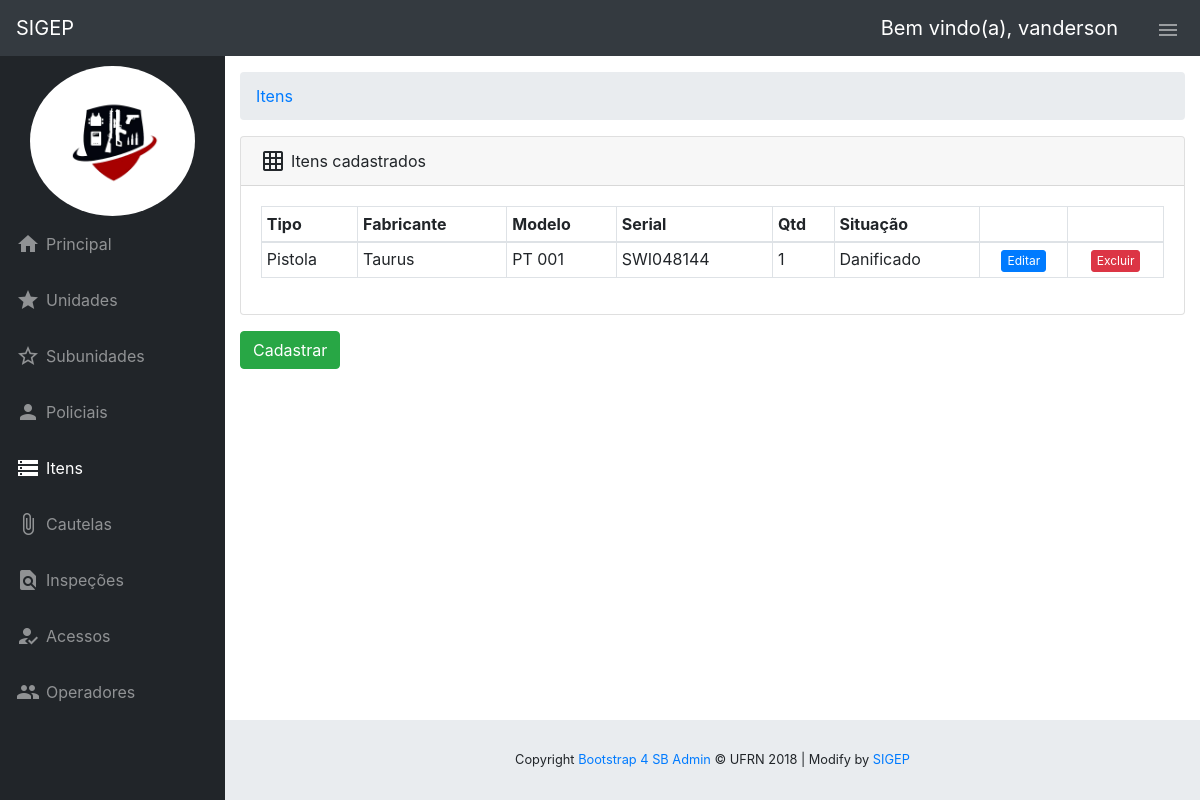
Page /view/ItemView.php (signed in) on the committed database.
### tables this page shows
CREATE TABLE IF NOT EXISTS `item` (
  `id` bigint(20) NOT NULL AUTO_INCREMENT,
  `serial` varchar(30) NOT NULL,
  `modelo` varchar(50) NOT NULL,
  `estoque` int(11) NOT NULL,
  `estoque_danificado` int(11) NOT NULL DEFAULT '0',
  `situacao` varchar(30) NOT NULL DEFAULT '''Operacional''' COMMENT '''Operacional, Danificado, Manutenção, Justiça''',
  `validade` date DEFAULT NULL,
  `observacoes` varchar(150) DEFAULT NULL,
  `id_subunidade` int(11) DEFAULT NULL,
  `id_tipo_item` int(11) DEFAULT NULL,
  `id_fabricante` int(11) DEFAULT NULL,
  PRIMARY KEY (`id`),
  UNIQUE KEY `serial` (`serial`)

);

CREATE TABLE IF NOT EXISTS `tipo_item` (
  `id` int(11) NOT NULL AUTO_INCREMENT,
  `descricao` varchar(30) NOT NULL,
  PRIMARY KEY (`id`)
);

CREATE TABLE IF NOT EXISTS `fabricante` (
  `id` int(11) NOT NULL AUTO_INCREMENT,
  `descricao` varchar(30) NOT NULL,
  PRIMARY KEY (`id`)
);

### DAO/Conexao.php (called while the page is built, shortened)
<?php
class conexao {
    public function conecta() {
        $host = "localhost";
        $user = "root";
        $pass = "";
        $dtbs = "sigep";
        $port = "3306";
        $conn = new mysqli($host, $user, $pass, $dtbs, $port);
        $conn->set_charset("utf8");
        return $conn;
    }
}

### controller/ItemController.php (called while the page is built, shortened)
<?php
include_once '../DAO/ItemDao.php';
include_once '../DAO/Conexao.php';
class ItemController {
    public function listaItem() {
        $conexao = new conexao();
        $itemDao = new ItemDao();
        $itemDao->lista($conexao);
    }
}

### DAO/ItemDao.php (the view, shortened to what this page needs)
<?php
class ItemDao {
    function lista(conexao $conn) {
          $query = "SELECT i.id AS id,
                  i.serial AS serial,
                  i.modelo AS modelo,
                  i.estoque AS quantidade,
                  i.estoque_danificado AS estoque_danificado,
                  i.situacao AS situacao,
                  i.validade AS validade,
                  i.observacoes AS observacoes,
                  i.id_subunidade AS id_subunidade,
                  i.id_tipo_item AS id_tipo_item,
                  i.id_fabricante AS id_fabricante,
                  t.descricao AS tipo,
                  f.descricao AS fabricante
                  FROM item i, tipo_item t, fabricante f
                  WHERE i.id_tipo_item = t.id AND i.id_fabricante = f.id";
        $result = mysqli_query($conn->conecta(), $query);
        if (mysqli_num_rows($result) > 0) {
            while($row = mysqli_fetch_assoc($result)) {
                echo '<tr>';
                    echo '<td>' . $row["tipo"] . '</td>';
                    echo '<td>' . $row["fabricante"] . '</td>';
                    echo '<td>' . $row["modelo"] . '</td>';
                    echo '<td>' . $row["serial"] . '</td>';
                    echo '<td>' . $row["quantidade"] . '</td>';
                    echo '<td>' . $row["situacao"] . '</td>';
                    echo '<td align="center">
                             <form name="formItem1" action="../view/ItemViewEditar.php" method="POST">
                                    <button type="submit" name="editar1" value="" class="btn btn-primary btn-xs">Editar</button>
                                    <input type="hidden" name="id" value="'.$row["id"].'">
                                    </form>
                                 </td>';
                    echo        '<td align="center">
                        <button name="excluir" value="" class="btn btn-danger btn-xs"
                        type="button" data-toggle="modal" data-target="#modalDeleteItem'.$row["id"].$row["modelo"].'">Excluir</button>
                     </td>';
                    echo    '</tr>';
                }
                } else {
                    echo "0 results";
                }
    }
}

### css/sb-admin.css (style rules this page uses)
html { position: relative; min-height: 100%; }
body { height: 100%; }
:root { --input-padding-x: 0.75rem; --input-padding-y: 0.75rem; }
footer.sticky-footer { display: -webkit-box; display: -ms-flexbox; display: flex; position: absolute; right: 0; bottom: 0; width: calc(100% - 90px); height: 80px; background-color: #e9ecef; }
footer.sticky-footer .copyright { line-height: 1; font-size: 0.8rem; }
@media (min-width: 768px) { footer.sticky-footer { width: calc(100% - 225px); } }

### rows in the picture
item: id_tipo_item.descricao "Pistola", id_fabricante.descricao "Taurus", modelo "PT 001", serial "SWI048144", estoque "1", situacao "Danificado"

### other values in the picture
$_SESSION['nome_funcional'] "vanderson"
